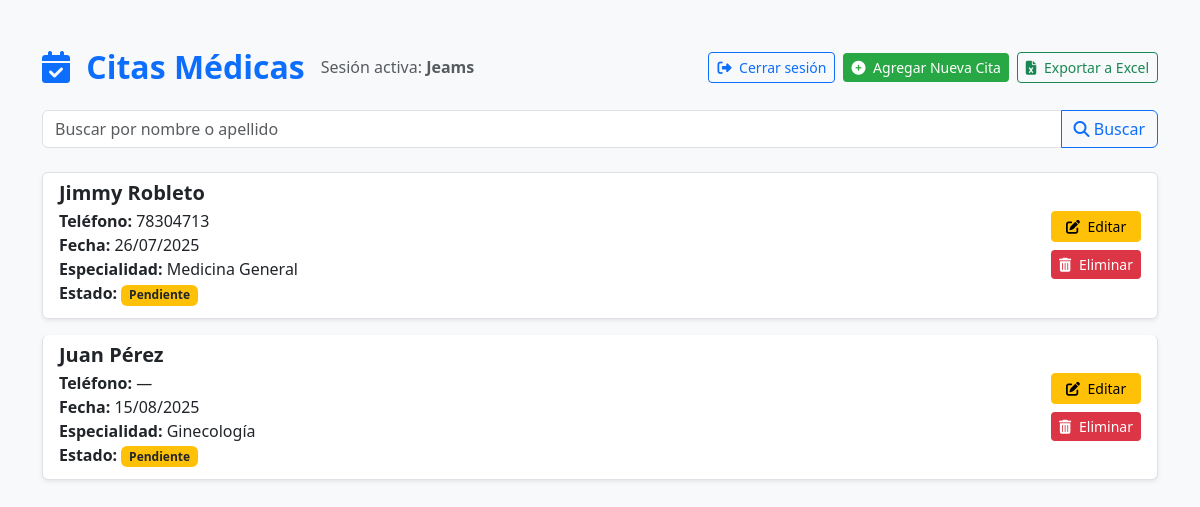
/ (signed in), run on the app's committed database.
### app/models.py (models this page shows, shortened)
class Usuario(UserMixin, db.Model):
    id = db.Column(db.Integer, primary_key=True)
    username = db.Column(db.String(100), unique=True, nullable=False)
    password_hash = db.Column(db.String(200), nullable=False)

class Cita(db.Model):
    id = db.Column(db.Integer, primary_key=True)
    nombre = db.Column(db.String(100), nullable=False)
    apellido = db.Column(db.String(100), nullable=False)
    fecha = db.Column(db.Date, nullable=False)
    telefono = db.Column(db.String(20), nullable=True)
    especialidad = db.Column(db.String(100), nullable=False)
    estado = db.Column(db.String(20), nullable=False, default='pendiente')

### app/routes.py (the view)
@main.route('/')
@login_required
def index():
    busqueda = request.args.get('busqueda', '').strip().lower()
    if busqueda:
        citas = Cita.query.filter(
            db.or_(
                db.func.lower(Cita.nombre).like(f'%{busqueda}%'),
                db.func.lower(Cita.apellido).like(f'%{busqueda}%')
            )
        ).order_by(Cita.fecha.asc()).all()
    else:
        citas = Cita.query.order_by(Cita.fecha.asc()).all()
    return render_template('index.html', citas=citas)

### app/__init__.py (called while the page is built)
def create_app():
    app = Flask(__name__)
    app.config['SECRET_KEY'] = 'clave-super-secreta-123'
    BASE_DIR = os.path.abspath(os.path.dirname(__file__))
    DB_PATH = os.path.join(BASE_DIR, "..", "citas.db")
    app.config['SQLALCHEMY_DATABASE_URI'] = f"sqlite:///{DB_PATH}"
    app.config['SQLALCHEMY_TRACK_MODIFICATIONS'] = False
    app.config['SESSION_COOKIE_HTTPONLY'] = True
    app.config['SESSION_COOKIE_SECURE'] = False
    app.config['SESSION_COOKIE_SAMESITE'] = 'Lax'
    db.init_app(app)
    login_manager.init_app(app)
    csrf.init_app(app)  # <<--- ESTA LÍNEA ACTIVA CSRF GLOBALMENTE
    with app.app_context():
        db.create_all()
        from .models import Usuario
        @login_manager.user_loader
        def load_user(user_id):
            return Usuario.query.get(int(user_id))
    from .routes import main
    app.register_blueprint(main)
    return app

### app/templates/index.html (shortened to what this page needs)
<!DOCTYPE html>
<html lang="es">
  <head>
    <link href="https://cdn.jsdelivr.net/npm/bootstrap@5.3.0/dist/css/bootstrap.min.css" rel="stylesheet" />
    <link rel="stylesheet" href="{{ url_for('static', filename='style.css') }}" />
    <link rel="stylesheet" href="https://cdnjs.cloudflare.com/ajax/libs/font-awesome/6.4.0/css/all.min.css" />
  </head>
  <body class="container py-5 bg-light">
    {% if current_user.is_authenticated %}
    <div class="d-flex justify-content-between align-items-center flex-wrap mb-4">
      <div class="d-flex align-items-center mb-2 mb-md-0">
        <h2 class="mb-0 text-primary fw-bold">
          <i class="fas fa-calendar-check me-2"></i> Citas Médicas
        </h2>
        <span class="ms-3 text-muted">Sesión activa: <strong>{{ current_user.username }}</strong></span>
      </div>
      <div class="d-flex align-items-center gap-2">
        <a href="{{ url_for('main.logout') }}" class="btn btn-outline-primary btn-sm">
          <i class="fas fa-sign-out-alt me-1"></i> Cerrar sesión
        </a>
        <a href="{{ url_for('main.agregar') }}" class="btn btn-success btn-sm">
          <i class="fas fa-plus-circle me-1"></i> Agregar Nueva Cita
        </a>
        <a href="{{ url_for('main.exportar_excel') }}" class="btn btn-outline-success btn-sm">
          <i class="fas fa-file-excel me-1"></i> Exportar a Excel
        </a>
      </div>
    </div>
    {% endif %}
    <form method="GET" action="{{ url_for('main.index') }}" class="input-group mb-4">
      <input
        type="text"
        name="busqueda"
        class="form-control"
        placeholder="Buscar por nombre o apellido"
        value="{{ request.args.get('busqueda', '') }}"
      />
      <button class="btn btn-outline-primary" type="submit">
        <i class="fas fa-search"></i> Buscar
      </button>
    </form>
    {% if citas %}
      <div class="list-group">
        {% for cita in citas %}
          <div class="list-group-item shadow-sm mb-3 rounded d-flex justify-content-between align-items-center">
            <div>
              <h5 class="fw-semibold mb-1">{{ cita.nombre }} {{ cita.apellido }}</h5>
              <p class="mb-1">
                <strong>Teléfono:</strong> {{ cita.telefono or '—' }}<br />
                <strong>Fecha:</strong> {{ cita.fecha.strftime('%d/%m/%Y') }}<br />
                <strong>Especialidad:</strong> {{ cita.especialidad }}<br />
                <strong>Estado:</strong>
                <span class="badge
                  {% if cita.estado.strip()|lower == 'pendiente' %} bg-warning text-dark
                  {% elif cita.estado.strip()|lower == 'completada' %} bg-success
                  {% elif cita.estado.strip()|lower == 'cancelada' %} bg-danger
                  {% else %} bg-secondary
                  {% endif %}
                ">
                  {{ cita.estado.capitalize() }}
                </span>
              </p>
            </div>
            <div class="d-flex flex-column align-items-end ms-3">
              <a href="{{ url_for('main.editar', id=cita.id) }}" class="btn btn-warning btn-sm mb-2 w-100">
                <i class="fas fa-edit me-1"></i> Editar
              </a>
              <button
                type="button"
                class="btn btn-danger btn-sm w-100 btn-eliminar"
                data-id="{{ cita.id }}"
                data-nombre="{{ cita.nombre }} {{ cita.apellido }}"
              >
                <i class="fas fa-trash-alt me-1"></i> Eliminar
              </button>
            </div>
          </div>
        {% endfor %}
      </div>
    {% else %}
      <p class="text-muted">No hay citas registradas.</p>
    {% endif %}
  </body>
</html>

### app/static/style.css (style rules this page uses)
body { background-color: #f8f9fa; color: #333; font-family: 'Segoe UI', Tahoma, Geneva, Verdana, sans-serif; }
h2 { font-weight: bold; color: #0069d9; margin-bottom: 2rem; }
.btn-success { background-color: #28a745; border: none; transition: background-color 0.3s ease; }
.btn-danger { background-color: #dc3545; border: none; transition: background-color 0.3s ease; }

### data on the page
Usuario: username "Jeams"
Cita: nombre "Jimmy", apellido "Robleto", telefono "78304713", fecha "26/07/2025", especialidad "Medicina General", estado "Pendiente"
Cita: nombre "Juan", apellido "Pérez", telefono "—", fecha "15/08/2025", especialidad "Ginecología", estado "Pendiente"
